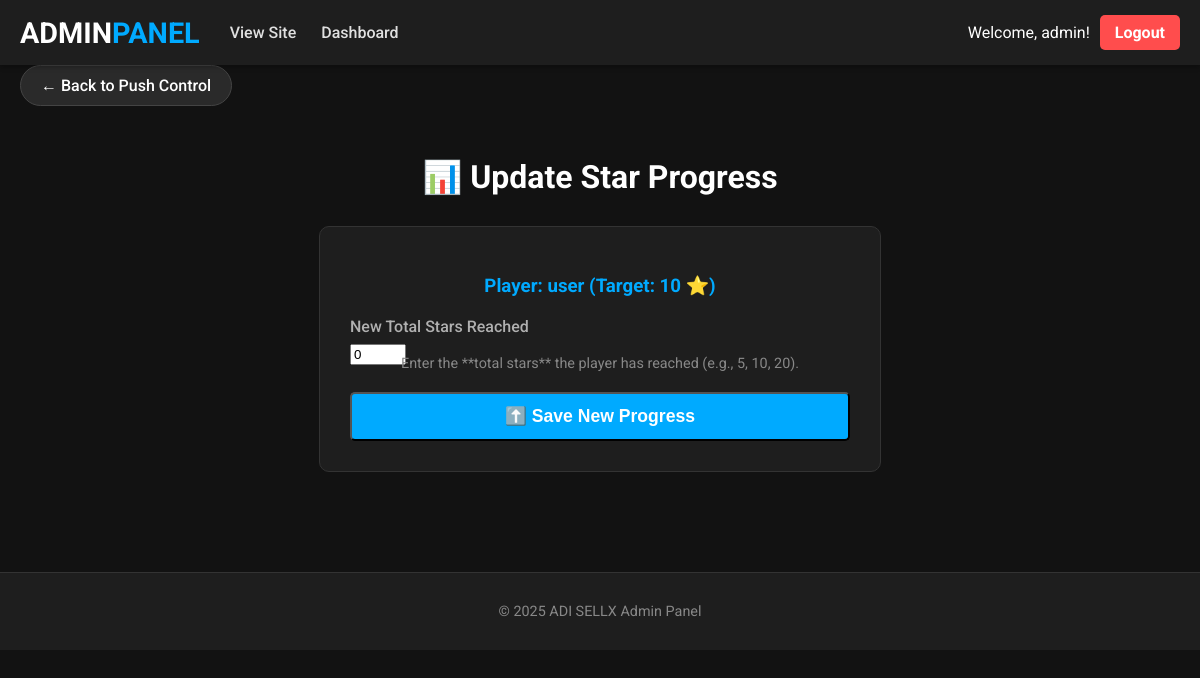
/admin/push/update_progress_form/1 (signed in), run on the app's committed database.
### tables this page shows
CREATE TABLE push_queue (
            order_id INTEGER PRIMARY KEY, 
            user_id INTEGER, 
            user_display_name TEXT, 
            plan_name TEXT,
            total_target INTEGER, 
            current_progress INTEGER DEFAULT 0, 
            status TEXT DEFAULT 'WAITING',
            added_at INTEGER DEFAULT (strftime('%s', 'now')), 
            in_game_name TEXT, 
            in_game_uid TEXT,
            team_code TEXT, 
            expiry_time TEXT 
        );

### app.py (the view)
@app.route('/admin/push/update_progress_form/<int:order_id>')
@admin_required
def admin_push_update_progress_form(order_id):
    conn = sqlite3.connect(DATABASE)
    conn.row_factory = sqlite3.Row
    c = conn.cursor()
    c.execute("SELECT user_display_name, current_progress, total_target FROM push_queue WHERE order_id = ?", (order_id,))
    player = c.fetchone()
    conn.close()
    if not player:
        flash("Player ki entry nahi mili.", "error")
        return redirect(url_for('admin_push_control'))
    return render_template('admin/update_push_progress.html', player=player, order_id=order_id)

### app.py (called while the page is built)
def admin_required(f):
    @wraps(f)
    def decorated_function(*args, **kwargs):
        if not session.get('is_admin'):
            flash("Aapke paas is page ka access nahi hai. Pehle Admin se Login karein.", "error")
            return redirect(url_for('login_page'))
        return f(*args, **kwargs)
    return decorated_function

### templates/admin/update_push_progress.html (shortened to what this page needs)
<!DOCTYPE html>
<html lang="en">
<head>
    <link rel="stylesheet" href="{{ url_for('static', filename='style.css') }}">
</head>
<body>
    <nav>
        <div class="container nav-container">
            <div class="nav-left">
                <a href="/" class="logo">ADMIN<span>PANEL</span></a>
                <div class="menu-links">
                    <a href="/">View Site</a>
                    <a href="/admin">Dashboard</a>
                </div>
            </div>
            <div class="user-actions">
                 {% if session['username'] %}
                    <span style="color: white; margin-right: 10px;">Welcome, {{ session['username'] }}!</span>
                    <a href="/logout" class="login-btn" style="background-color: #ff4d4d;">Logout</a>
                 {% endif %}
            </div>
        </div>
    </nav>
    <section class="dashboard">
        <div class="container">
            <a href="/admin/push-control" class="back-button">
                &larr; Back to Push Control
            </a>
            <h2 class="section-title">📊 Update Star Progress</h2>
            <form class="login-form" method="POST" action="{{ url_for('admin_push_save_progress', order_id=order_id) }}">
                <h3 style="text-align: center; color: #00aaff; margin-bottom: 20px;">
                    Player: {{ player.user_display_name }} (Target: {{ player.total_target }} ⭐)
                </h3>
                <label for="progress">New Total Stars Reached</label>
                <input type="number" id="progress" name="progress" value="{{ player.current_progress }}" placeholder="Current Stars Daalein (e.g., 5, 10, 20)" min="0" max="{{ player.total_target }}" required>
                <p class="form-info" style="margin-top: -10px;">
                    Enter the **total stars** the player has reached (e.g., 5, 10, 20).
                </p>
                <button type="submit" class="login-btn form-button" style="background-color: #00aaff;">
                    ⬆️ Save New Progress
                </button>
            </form>
        </div>
    </section>
    <footer>
        <div class="container">
            <p>© 2025 ADI SELLX Admin Panel</p>
        </div>
    </footer>
</body>
</html>

### static/style.css (style rules this page uses)
body { font-family: 'Roboto', sans-serif; background-color: #121212; color: #e0e0e0; margin: 0; padding: 0; }
.container { max-width: 1200px; margin: 0 auto; padding: 0 20px; }
nav { background-color: #1e1e1e; padding: 15px 0; box-shadow: 0 2px 5px rgba(0, 0, 0, 0.3); position: sticky; top: 0; z-index: 1000; }
.nav-container { display: flex; justify-content: space-between; align-items: center; }
.nav-left { display: flex; align-items: center; gap: 30px; }
nav .logo { font-size: 1.8rem; font-weight: 700; color: #ffffff; text-decoration: none; }
nav .logo span { color: #00aaff; }
nav .menu-links { display: none; gap: 25px; }
nav .menu-links a { color: #e0e0e0; text-decoration: none; font-weight: 500; transition: color 0.3s ease; }
nav .user-actions { display: flex; align-items: center; }
.login-btn { background-color: #00aaff; color: #ffffff !important; padding: 8px 15px; border-radius: 5px; text-decoration: none; font-weight: 700; transition: background-color 0.3s ease; }
.dashboard { padding: 0 0 50px 0; }
.section-title { text-align: center; font-size: 2rem; color: #ffffff; margin-bottom: 30px; opacity: 0; animation: fadeIn 0.8s ease-out 0.8s forwards; }
footer { background-color: #1e1e1e; text-align: center; padding: 30px 20px; margin-top: 50px; border-top: 1px solid #333; }
footer p { color: #888; font-size: 0.9rem; margin: 0; }
.back-button { display: inline-block; background-color: #2a2a2a; color: #ffffff; border: 1px solid #444; padding: 10px 20px; border-radius: 25px; text-decoration: none; font-weight: 500; margin-bottom: 25px; transition: all 0.3s ease; }
@media (min-width: 768px) { nav .menu-links { display: flex; } }
.login-form { max-width: 500px; margin: 30px auto 0 auto; background-color: #1e1e1e; border: 1px solid #333; border-radius: 10px; padding: 30px; opacity: 0; animation: fadeIn 0.8s ease-out 0.5s forwards; }
.login-form label { display: block; font-size: 1rem; color: #b0b0b0; margin-bottom: 8px; font-weight: 500; }
.form-button { width: 100%; font-size: 1.1rem; padding: 12px 15px; }
.form-info { text-align: center; color: #888; font-size: 0.9rem; margin-bottom: 20px; }

### data on the page
push_queue: user_display_name "user", total_target "10", progress "0"

### other printed values
{{ session['username'] }} "admin"
